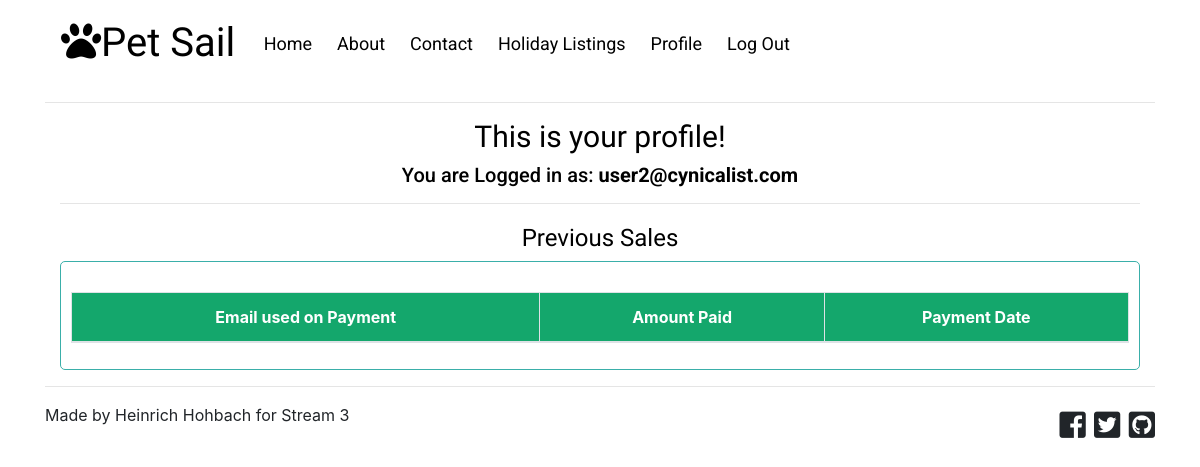
Page /profile/ (signed in) on the earlier database version.
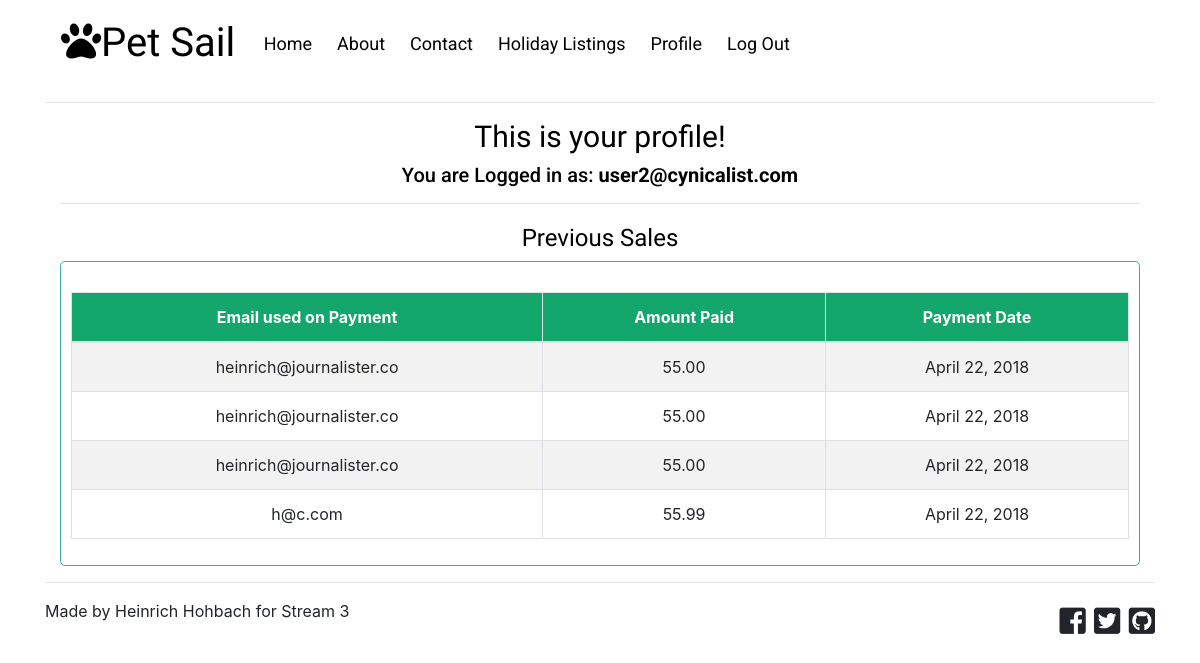
Same page on the later database version.
### accounts/models.py (models this page shows)
class User(AbstractUser):
    is_merchant = models.CharField(max_length=3, default='')
    objects = AccountUserManager()

### checkout/models.py (models this page shows)
class CustomerSale(models.Model):
    customer_id = models.ForeignKey(settings.AUTH_USER_MODEL, related_name='customerTag')
    stripe_id = models.CharField(max_length=40, default='')
    checkout_email = models.EmailField(default='')
    payment_amount = models.DecimalField(max_digits=5, decimal_places=2, default=0)
    payment_date = models.DateField(default=timezone.now)

### accounts/views.py (the view)
# urls.py: url(r'^profile/$', account_views.profile, name='profile'),
@login_required(login_url='/login/')
def profile(request):
    current_user = request.user
    ads_p = CustomerSale.objects.filter(customer_id=current_user.id)
    return render(request, 'accounts/profile.html', {'Customer': ads_p})

### templates/accounts/profile.html (shortened to what this page needs)
{% extends "base.html" %}
{% block content %}
    <link href="https://afeld.github.io/emoji-css/emoji.css" rel="stylesheet">
    <link rel="stylesheet" type="text/css" href="../../static/custom-css/custom-css.css">
    <div class="col-md-12" id="user-profile-header">
        <h2> This is your profile! </h2>
        <h4>You are Logged in as: <b>{{ user.email }}</b></h4>
    </div>
    <hr>
    <div class="col-md-12" id="previous-sale-style">
        <h4>Previous Sales</h4>
    </div>
    <div class="col-md-12" id="ad-listing-table-border">
        <table class="table table-striped table-bordered" id="ad-listing-table">
            <thead>
                <tr>
                    <th>Email used on Payment</th>
                    <th>Amount Paid</th>
                    <th>Payment Date</th>
                </tr>
            </thead>
            <tbody>
                {% for customer in Customer %}
                    <tr>
                        <td>{{ customer.checkout_email}}</td>
                        <td>{{ customer.payment_amount }}</td>
                        <td>{{ customer.payment_date }}</td>
                    </tr>
                {% endfor %}
            </tbody>
        </table>
    </div>
{% endblock %}

### templates/base.html (shortened to what this page needs)
{% load staticfiles %}
<!DOCTYPE html>
<html lang="en">
<head>
    <link rel="stylesheet" href="https://maxcdn.bootstrapcdn.com/bootstrap/4.0.0/css/bootstrap.min.css">
    <link rel="stylesheet" href="{% static 'custom-css/custom-css.css' %}">
    <link rel="stylesheet" href="https://use.fontawesome.com/releases/v5.0.10/css/all.css">
    <link href="https://afeld.github.io/emoji-css/emoji.css" rel="stylesheet">
</head>
<body>
<div class="container">
    <nav class="navbar navbar-expand-lg navbar-dark" id="desktop-navig-style">
        <a class="navbar-brand" href="#"><span class="fui-settings-16 muted"><i class="fas fa-paw"></i>Pet Sail</span></a>
        <div class="collapse navbar-collapse" id="navbarColor01">
            <ul class="navbar-nav mr-auto">
                <li><a class="nav-link" href="{% url 'index' %}">Home</a></li>
                <li><a class="nav-link" href="{% url 'about' %}">About</a></li>
                <li><a class="nav-link" href="{% url 'contact_us' %}">Contact</a></li>
                <li><a class="nav-link" href="{% url 'adlisting' %}">Holiday Listings</a></li>
                {% if user.is_authenticated %}
                {% if user.is_merchant == 'Yes' %}
                <li><a class="nav-link" href="{% url 'merchant' %}">Profile</a></li>
                <li><a class="nav-link" href="{% url 'logout' %}">Log Out</a></li>
                {% else %}
                <li><a class="nav-link" href="{% url 'profile' %}">Profile</a></li>
                <li><a class="nav-link" href="{% url 'logout' %}">Log Out</a></li>
                {% endif %}
                {% else %}
                <li><a class="nav-link" href="{% url 'register' %}">Register</a></li>
                <li><a class="nav-link" href="{% url 'login' %}">Log In</a></li>
                {% endif %}
            </ul>
        </div>
    </nav>
    <hr>
    <div class="container">
        {% block content %}
        {% endblock %}
    </div>
    <hr>
    <div class="footer">
        <div class="row">
        <div class="col-md-6">
            <p>Made by Heinrich Hohbach for Stream 3 </p>
        </div>
        <div class="col-md-6 social-tags">
            <i class="fab fa-facebook-square"></i>
            <i class="fab fa-twitter-square"></i>
            <i class="fab fa-github-square"></i>
        </div>
        </div>
    </div>
</div>
</body>
</html>

### static/custom-css/custom-css.css (style rules this page uses)
#desktop-navig-style .navbar-brand { font-size: 40px; font-family: 'Black Han Sans', sans-serif; color: black; }
#navbarColor01 ul li a { font-family: 'Roboto', sans-serif; font-size: 18px; }
a { color: black; }
.social-tags { font-size: 30px; text-align: right; }
#ad-listing-table-border { border: 1px solid #3AAFA9; text-align: center; padding: 10px; border-radius: 5px; }
#ad-listing-table { margin-top: 20px; }
#ad-listing-table th { text-align: center; color: white; }
#ad-listing-table thead { background-color: #14A76C; }
#user-profile-header h2 { text-align: center; font-family: 'Black Han Sans', sans-serif; font-size: 30px; color: #000000; }
#user-profile-header h4 { text-align: center; color: #000000; font-size: 20px; font-family: 'Roboto', sans-serif; }
#previous-sale-style h4 { text-align: center; font-family: 'Black Han Sans', sans-serif; color: #000000; margin-top: 20px; }
.navbar { background-color: #ffffff; }
.navbar .navbar-brand { color: #000000; }
.navbar .navbar-nav .nav-link { color: #000000; border-radius: .25rem; margin: 0 0.25em; }
.navbar .navbar-collapse, .navbar .navbar-form { border-color: #000000; }

Differences in the rows shown:
added CustomerSale: checkout_email "heinrich@journalister.co", payment_amount "55.00", payment_date "April 22, 2018"
added CustomerSale: checkout_email "heinrich@journalister.co", payment_amount "55.00", payment_date "April 22, 2018"
added CustomerSale: checkout_email "heinrich@journalister.co", payment_amount "55.00", payment_date "April 22, 2018"
added CustomerSale: checkout_email "h@c.com", payment_amount "55.99", payment_date "April 22, 2018"
